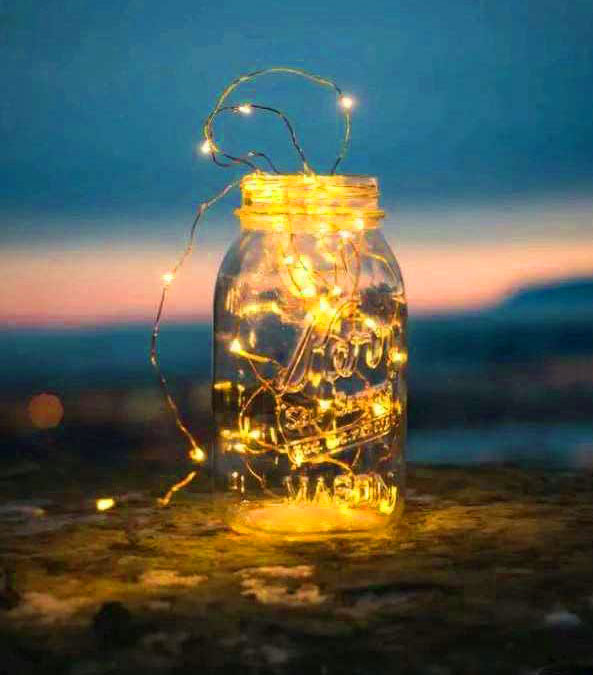
#> input picture ComputerVision-LAB-main/ex6/card.jpg, 593 x 675 px
$ python ex6.py
#> lines starting #> are read from the running program, lines starting #| are printed output that depends on the picture
import cv2
import numpy as np
original_image=cv2.imread("card.jpg")
#> original_image is the input picture: shape (675, 593, 3); mean B, G, R 79.6, 91.2, 82.2
cv2.imshow('original image',original_image)
cv2.waitKey(0)
sharpen_filter=np.array([[-1,-1,-1],
                 [-1,9,-1],
                [-1,-1,-1]])
sharp_image=cv2.filter2D(original_image,-1,sharpen_filter)
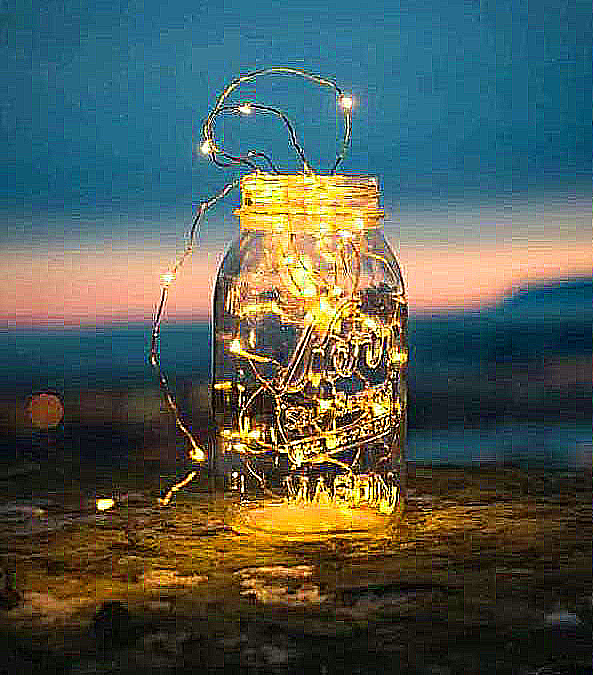
#> sharp_image: shape (675, 593, 3); mean B, G, R 83, 91, 80.2
cv2.imshow('Required image',sharp_image)
cv2.waitKey(0)
cv2.destroyAllWindows()
